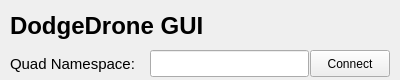
<?xml version="1.0" encoding="UTF-8"?>
<ui version="4.0">
 <class>QuadWidget</class>
 <widget class="QWidget" name="QuadWidget">
  <property name="geometry">
   <rect>
    <x>0</x>
    <y>0</y>
    <width>400</width>
    <height>80</height>
   </rect>
  </property>
  <property name="sizePolicy">
   <sizepolicy hsizetype="Minimum" vsizetype="Minimum">
    <horstretch>0</horstretch>
    <verstretch>0</verstretch>
   </sizepolicy>
  </property>
  <property name="minimumSize">
   <size>
    <width>400</width>
    <height>80</height>
   </size>
  </property>
  <property name="windowTitle">
   <string>Copilot</string>
  </property>
  <widget class="QLabel" name="title">
   <property name="geometry">
    <rect>
     <x>10</x>
     <y>10</y>
     <width>291</width>
     <height>31</height>
    </rect>
   </property>
   <property name="font">
    <font>
     <pointsize>18</pointsize>
     <weight>75</weight>
     <bold>true</bold>
    </font>
   </property>
   <property name="text">
    <string>DodgeDrone GUI</string>
   </property>
  </widget>
  <widget class="QPushButton" name="button_connect">
   <property name="geometry">
    <rect>
     <x>310</x>
     <y>50</y>
     <width>80</width>
     <height>27</height>
    </rect>
   </property>
   <property name="text">
    <string>Connect</string>
   </property>
  </widget>
  <widget class="QLabel" name="label">
   <property name="geometry">
    <rect>
     <x>10</x>
     <y>50</y>
     <width>141</width>
     <height>27</height>
    </rect>
   </property>
   <property name="sizePolicy">
    <sizepolicy hsizetype="Minimum" vsizetype="Fixed">
     <horstretch>0</horstretch>
     <verstretch>0</verstretch>
    </sizepolicy>
   </property>
   <property name="font">
    <font>
     <pointsize>11</pointsize>
    </font>
   </property>
   <property name="text">
    <string>Quad Namespace:</string>
   </property>
  </widget>
  <widget class="QLineEdit" name="namespace_text">
   <property name="geometry">
    <rect>
     <x>150</x>
     <y>50</y>
     <width>159</width>
     <height>27</height>
    </rect>
   </property>
   <property name="toolTip">
    <string>Topic to send Twist message to</string>
   </property>
   <property name="text">
    <string/>
   </property>
  </widget>
 </widget>
 <resources/>
 <connections/>
</ui>
